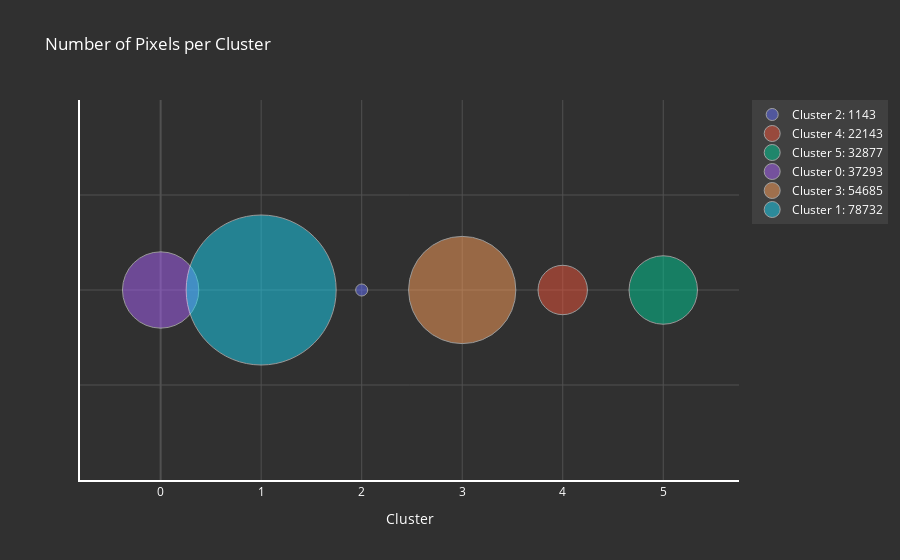

Notebook cell for this chart:
### Code cell
# Convert index and values to lists for plotting
clusters = cluster_counts.index.tolist()
counts = cluster_counts.values.tolist()

# Define minimum and maximum marker sizes
min_size = 10  # Minimum marker size in pixels
max_size = 150  # Maximum marker size in pixels

# Normalize the counts to scale between min_size and max_size
max_count = max(counts)
normalized_sizes = [(count / max_count) * (max_size - min_size) + min_size for count in counts]

# Mapping cluster IDs to specific colors for discrete legend entries
color_map = {cluster: color for cluster, color in zip(clusters, px.colors.qualitative.Plotly)}

# Initialize the figure
fig = go.Figure()

# Add scatter trace for each cluster
for cluster, size, count in zip(clusters, normalized_sizes, counts):
    fig.add_trace(go.Scatter(
        x=[cluster],
        y=[1],  # Y-values are constant; they only serve to display the relative sizes
        mode='markers',
        marker=dict(
            size=[size],
            color=[color_map[cluster]],  # Use specific color for each cluster
            opacity=0.5
        ),
        name=f'Cluster {cluster}: {count}',  # Name each trace to appear in the legend
    ))

# Update the layout for dark mode and adjust axis lines
fig.update_layout(
    title='Number of Pixels per Cluster',
    title_font_color='white',
    paper_bgcolor='#303030',
    plot_bgcolor='#303030',
    xaxis=dict(
        title='Cluster',
        title_font_color='white',
        tickfont_color='white',
        gridcolor='#505050',
        showline=True,
        linewidth=2,
        linecolor='white',
        zeroline=True,
        zerolinewidth=2,
        zerolinecolor='#505050',  # Adjust 0 axis line to match the grid
    ),
    yaxis=dict(
        showticklabels=False,
        gridcolor='#505050',
        showline=True,
        linewidth=2,
        linecolor='white',
        zeroline=True,
        zerolinewidth=2,
        zerolinecolor='#505050',  # Adjust 0 axis line to match the grid
    ),
    legend=dict(
        font_color='white',
        bgcolor='#404040',
        title_font_color='white'
    )
)

# Show the interactive plot
fig.show()

### Figure 1 — Plotly figure (JSON) as saved in the notebook; plotly's stock layout.template omitted (floating-point values rounded to 4 significant figures)
{"data": [{"marker": {"color": ["#636EFA"], "opacity": 0.5, "size": [12.03]}, "mode": "markers", "name": "Cluster 2: 1143", "type": "scatter", "x": [2], "y": [1]}, {"marker": {"color": ["#EF553B"], "opacity": 0.5, "size": [49.37]}, "mode": "markers", "name": "Cluster 4: 22143", "type": "scatter", "x": [4], "y": [1]}, {"marker": {"color": ["#00CC96"], "opacity": 0.5, "size": [68.46]}, "mode": "markers", "name": "Cluster 5: 32877", "type": "scatter", "x": [5], "y": [1]}, {"marker": {"color": ["#AB63FA"], "opacity": 0.5, "size": [76.31]}, "mode": "markers", "name": "Cluster 0: 37293", "type": "scatter", "x": [0], "y": [1]}, {"marker": {"color": ["#FFA15A"], "opacity": 0.5, "size": [107.2]}, "mode": "markers", "name": "Cluster 3: 54685", "type": "scatter", "x": [3], "y": [1]}, {"marker": {"color": ["#19D3F3"], "opacity": 0.5, "size": [150]}, "mode": "markers", "name": "Cluster 1: 78732", "type": "scatter", "x": [1], "y": [1]}], "layout": {"legend": {"bgcolor": "#404040", "font": {"color": "white"}, "title": {"font": {"color": "white"}}}, "paper_bgcolor": "#303030", "plot_bgcolor": "#303030", "title": {"font": {"color": "white"}, "text": "Number of Pixels per Cluster"}, "xaxis": {"gridcolor": "#505050", "linecolor": "white", "linewidth": 2, "showline": true, "tickfont": {"color": "white"}, "title": {"font": {"color": "white"}, "text": "Cluster"}, "zeroline": true, "zerolinecolor": "#505050", "zerolinewidth": 2}, "yaxis": {"gridcolor": "#505050", "linecolor": "white", "linewidth": 2, "showline": true, "showticklabels": false, "zeroline": true, "zerolinecolor": "#505050", "zerolinewidth": 2}}}
